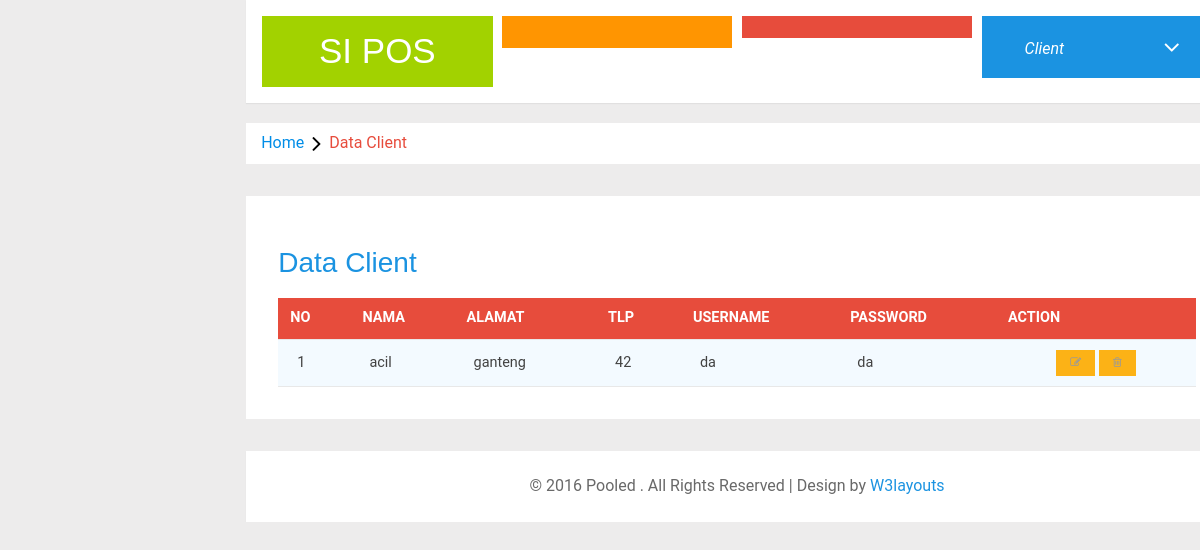
The app's page /newsisfo/index.php/user/viewclient with its own data.
### tables this page shows
CREATE TABLE `client` (
  `id` int(11) NOT NULL,
  `nama_client` varchar(300) NOT NULL,
  `alamat_client` varchar(300) NOT NULL,
  `tlp_client` varchar(300) NOT NULL,
  `username_client` varchar(300) NOT NULL,
  `password_client` varchar(300) NOT NULL
);

### newsisfo/application/controllers/user.php (called while the page is built, shortened)
<?php
class user extends CI_controller{
	public $page = 'user';
	public function __construct(){
		$this->load->model('_auth');
		$this->load->model('_pegawai');
		$this->load->model('_client');
		$this->load->library('form_validation');
	}
	public function viewclient(){
		$data['title'] = $this->page;
		$data['relation'] = $this->_client->getall();
		$this->load->view('header',$data);
		$this->load->view('v_data_client',$data);
	}
}

### newsisfo/index.php (called while the page is built, shortened)
<?php
require_once BASEPATH.'core/CodeIgniter.php';

### newsisfo/application/models/_client.php (called while the page is built, shortened)
<?php
	class _client extends CI_model{
		public $tabel="client";
		function getall(){
			return $this->db->get($this->tabel);
		}
	}
?>

### newsisfo/application/views/v_data_client.php (the view, shortened to what this page needs)
<ol class="breadcrumb">
                <li class="breadcrumb-item"><a href="index.html">Home</a><i class="fa fa-angle-right"></i>Data Client</li>
            </ol>
<div class="agile-grids">
				<div class="agile-tables">
					<div class="w3l-table-info">
					  <h2>Data Client</h2>
					    <table id="table">
						<thead>
						  <tr>
						  	<th>No</th>
							<th>Nama</th>
							<th>Alamat</th>
							<th>Tlp</th>
							<th>Username</th>
							<th>Password</th>
							<th>Action</th>
						  </tr>
						</thead>
						<tbody>
							<?php $a=1;
				            foreach ($relation->result() as $client) { ?>
						  <tr>
							<td><?=$a?></td>
							<td><?=$client->nama_client?></td>
							<td><?=$client->alamat_client?></td>
							<td><?=$client->tlp_client?></td>
							<td><?=$client->username_client?></td>
							<td><?=$client->password_client?></td>
						<td style="text-align:center" width="200px">
							<?php
							echo anchor(site_url('user/updateclient/'.$client->id),'<i class="fa fa-pencil-square-o"></i>',array('title'=>'edit','class'=>'btn btn-danger btn-sm'));
							echo anchor(site_url('user/deleteclient/'.$client->id),'<i class="fa fa-trash-o"></i>','title="delete" class="btn btn-danger btn-sm" onclick="javasciprt: return confirm(\'Are You Sure to Delete ?\')"');
							?>
		    			</td>
						  </tr>
						  <?php $a++; }?>
						</tbody>
					  </table>
					</div>
			</div>
<div class="copyrights">
	 <p>© 2016 Pooled . All Rights Reserved | Design by  <a href="http://w3layouts.com/" target="_blank">W3layouts</a> </p>
</div>
</div>
</div>
</body>
</html>

### newsisfo/asset/css/table-style.css (style rules this page uses)
table { background: white; border-collapse: collapse; margin: 1.25em 0 0; width: 100%; }
table tr, table th, table td { border: none; border-bottom: 1px solid #e8e8e8; font-size: .95em; }
table th, table td { padding: 10px 12px; text-align: left; }
table th { background: #e74c3c; color: #fff; text-transform: uppercase; }
table tr td { background: #f3faff; color: #424242; }
table { width: 100%; }

### records on screen
client: nama_client "acil", alamat_client "ganteng", tlp_client "42", username_client "da", password_client "da"
